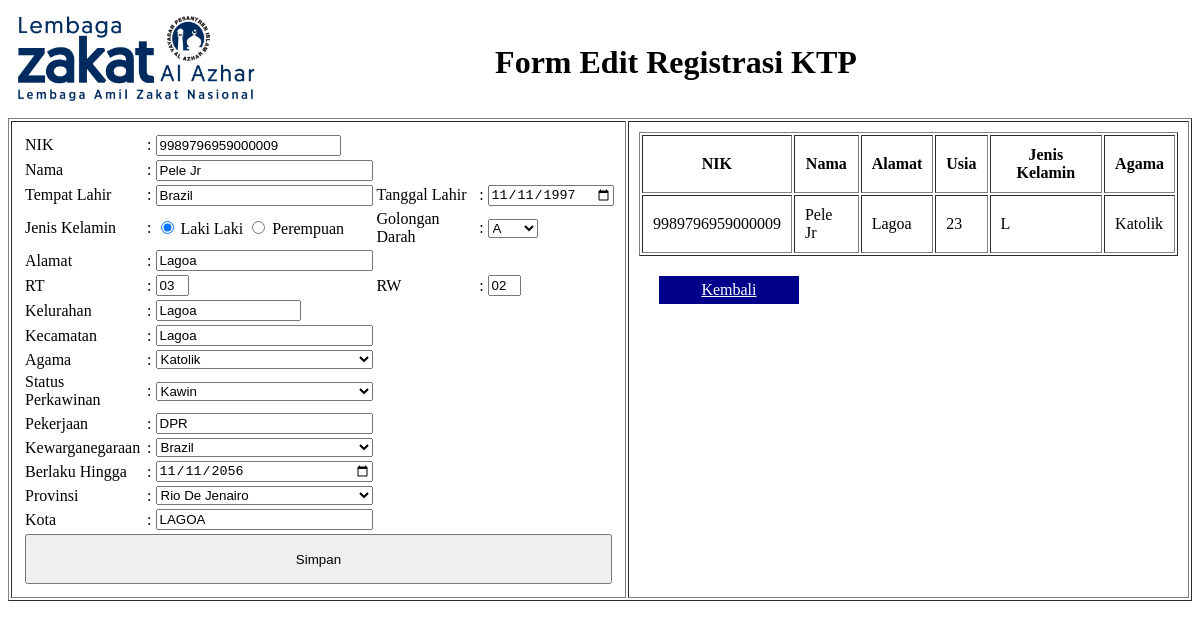
The page /edit.php?NIK=9989796959000009 on the database its author committed.
### tables this page shows
CREATE TABLE `dataKtps` (
  `NIK` varchar(16) NOT NULL,
  `Nama` varchar(50) DEFAULT NULL,
  `tempatLahir` varchar(20) DEFAULT NULL,
  `tanggalLahir` date DEFAULT NULL,
  `jenisKelamin` varchar(1) DEFAULT NULL,
  `golonganDarah` varchar(2) DEFAULT NULL,
  `alamat` varchar(200) DEFAULT NULL,
  `rt` varchar(5) DEFAULT NULL,
  `rw` varchar(5) DEFAULT NULL,
  `kelurahan` varchar(100) DEFAULT NULL,
  `kecamatan` varchar(100) DEFAULT NULL,
  `statusPerkawinan` varchar(50) DEFAULT NULL,
  `agama` varchar(10) DEFAULT NULL,
  `pekerjaan` varchar(20) DEFAULT NULL,
  `id_negara` varchar(10) DEFAULT NULL,
  `berlakuhingga` date DEFAULT NULL,
  `id_provinsi` varchar(20) DEFAULT NULL,
  `id_kota` varchar(20) DEFAULT NULL,
  `foto` varchar(20) DEFAULT NULL,
  `tandaTangan` blob DEFAULT NULL,
  `tanggalPembuatan` date DEFAULT NULL
);

### edit.php (the view, shortened to what this page needs)
<?php
$connect = mysqli_connect("localhost","ilham","ilham","dbKTP");
$NIK = $_GET['NIK'];
$sql = "SELECT *, year(CURRENT_DATE())-year(tanggalLahir) AS usia FROM dataKtps
WHERE NIK=$NIK LIMIT 7";
$query = mysqli_query($connect, $sql);
$ktp = mysqli_fetch_assoc($query);
?>
<!DOCTYPE html>
<html lang="en">
<head>
</head>
<body>
    <table style="width: 100%;"  >
        <tr>
            <td>
                <img src="logo.png" width="250">
            </td>
            <td><h1>Form Edit Registrasi KTP</h1></td>
        </tr>
    </table>
    <table border="1"  cellpadding="10">
        <tr>
            <td >
                <table border="0">
                <form action="proses-edit.php" method="POST" enctype="multipart/form-data">
                    <tr>
                        <td> <label>NIK</label>  </td>
                        <td> <label>:</label>    </td>
                        <td> <input name="NIK" type="number" size="24" value ="<?php echo $ktp['NIK']; ?>" readonly> </td>
                    </tr>
                    <tr>
                        <td> <label>Nama</label>  </td>
                        <td> <label>:</label>    </td>
                        <td> <input  name="Nama" type="text" size="24"
                        value ="<?php echo $ktp['Nama']; ?>"> </td>
                    </tr>
                    <tr>
                        <td> <label>Tempat Lahir</label>  </td>
                        <td> <label>:</label>    </td>
                        <td> <input  name="tempatLahir" type="text" size="24" value ="<?php echo $ktp['tempatLahir'] ?>"></td>
                        <td> <label>Tanggal Lahir</label>  </td>
                        <td> <label>:</label>    </td>
                        <td> <input  name="tanggalLahir" type="date" style="width: 98%;" value ="<?php echo $ktp['tanggalLahir'] ?>"> </td>
                    </tr>
                    <tr>
                        <td> <label>Jenis Kelamin</label>  </td>
                        <td> <label>:</label>    </td><?php $jenisKelamin = $ktp['jenisKelamin']; ?>
                        <td> <input  <?php echo ($jenisKelamin == 'L') ? "checked": "" ?>  type="radio" size="24" name="jenisKelamin" value="L"> <label>Laki Laki</label>
                            <input  <?php echo ($jenisKelamin == 'P') ? "checked": "" ?>  type="radio" size="24" value="P" name="jenisKelamin"> <label>Perempuan</label>
                        </td>
                        <td> <label>Golongan Darah</label>  </td>
                        <td> <label>:</label>    </td>
                        <td>  <?php $golonganDarah = $ktp['golonganDarah']; ?>
                        <select id="txtgoldarah" name="golonganDarah" style="width: 50px;">
                            <option <?php echo ($golonganDarah == 'A') ? "selected": "" ?> value="A">A</option>
                          </select>
                        </td>
                    </tr>
                    <tr>
                        <td> <label>Alamat</label>  </td>
                        <td> <label>:</label>    </td>
                        <td> <input  name="alamat" type="text" size="24" value ="<?php echo $ktp['alamat'] ?>"> </td>
                    </tr>
                    <tr>
                        <td> <label>RT</label>  </td>
                        <td> <label>:</label>    </td>
                        <td> <input  name="rt" type="text" size="1" value ="<?php echo $ktp['rt']; ?>"> </td>
                        <td> <label>RW</label>  </td>
                        <td> <label>:</label>    </td>
                        <td> <input  name="rw" type="text" size="1" value ="<?php echo $ktp['rw']; ?>"> </td>
                    </tr>
                    <tr>
                        <td> <label>Kelurahan</label>  </td>
                        <td> <label>:</label>    </td>
                        <td> <input name="kelurahan" type="text" size="15" value ="<?php echo $ktp['kelurahan']; ?>"> </td>
                    </tr>
                    <tr>
                        <td background> <label>Kecamatan</label>  </td>
                        <td> <label>:</label>    </td>
                        <td> <input  name="kecamatan" type="text" size="24" value ="<?php echo $ktp['kecamatan']; ?>"> </td>
                    </tr>
                    <tr>
                        <td> <label>Agama</label>  </td>
                        <td> <label>:</label>    </td>
                        <?php $agama = $ktp['agama']; ?>
                        <td> <select  name="agama" style="width: 100%;">
                            <option <?php echo ($agama == 'Katolik') ? "selected": "" ?>  value="Katolik">Katolik</option>
                          </select>
                        </td>
                    </tr>
                    <tr>
                        <td> <label>Status Perkawinan</label>  </td>
                        <td> <label>:</label>    </td>
                        <?php $statusPerkawinan = $ktp['statusPerkawinan']; ?>
                        <td>
                        <select  name="statusPerkawinan" style="width: 100%;">
                            <option  <?php echo ($statusPerkawinan == 'Kawin') ? "selected": "" ?> value="Kawin">Kawin</option>
                          </select>
                         </td>
                    </tr>
                    <tr>
                        <td> <label>Pekerjaan</label>  </td>
                        <td> <label>:</label>    </td>
                        <td> <input  name="pekerjaan" type="text" size="24" value ="<?php echo $ktp['pekerjaan']; ?>"> </td>
                    </tr>
                    <tr>
                        <td> <label>Kewarganegaraan</label>  </td>
                        <td> <label>:</label>    </td>
                        <?php $id_negara = $ktp['id_negara']; ?>
                        <td>
                        <select name="id_negara" style="width: 100%;">
                            <option  <?php echo ($id_negara == 'BZL') ? "selected": "" ?> value="BZL">Brazil</option>
                          </select> </td>
                    </tr>
                    <tr>
                        <td> <label>Berlaku Hingga</label>  </td>
                        <td> <label>:</label>    </td>
                        <td> <input name="berlakuhingga" type="date" style="width: 98%;" value ="<?php echo $ktp['berlakuhingga']; ?>"> </td>
                    </tr>
                    <tr>
                        <td> <label>Provinsi</label>  </td>
                        <td> <label>:</label>    </td>
                        <?php $id_provinsi = $ktp['id_provinsi']; ?>
                        <td>
                        <select name="id_provinsi" style="width: 100%;">
                             <option <?php echo ($id_provinsi == 'RIO') ? "selected": "" ?> value="RIO" >Rio De Jenairo</option>
                          </select></td>
                    </tr>
                    <tr>
                        <td> <label>Kota</label>  </td>
                        <td> <label>:</label>    </td>
                        <td> <input  name="id_kota" type="text" size="24" value ="<?php echo $ktp['id_kota']; ?>">
                     </td>
                    </tr>
                    <tr>
                        <td colspan="6">
                    <input type="submit" value="Simpan" name="daftar" style="width: 100%; height: 50px;" />
                        </td>
                    </tr>
                </form>
                </table>
            </td>
            <td style="vertical-align: top;"  >
               <table id="tblID" border="1" style="width: 100%;" cellpadding="10">
                   <tr>
                       <th>NIK</th>
                       <th>Nama</th>
                       <th>Alamat</th>
                       <th>Usia</th>
                       <th>Jenis Kelamin</th>
                       <th>Agama</th>
                   </tr>
                   <?php
                    echo "<tr>
                    <td>".$ktp['NIK']."</td>
                    <td>".$ktp['Nama']."</td>
                    <td>".$ktp['alamat']."</td>
                    <td>".$ktp['usia']."</td>
                    <td>".$ktp['jenisKelamin']."</td>
                    <td>".$ktp['agama']."</td>
                    </tr>";
                   ?>
               </table>
                   <div class="btn"><a href="index.php" style=" color: white;">Kembali</a></div>
            </td>
        </tr>
    </table>
</body>
</html>

### edit.php (style rules this page uses)
.btn { padding : 5px 20px; background : darkblue; margin : 20px; width : 100px; text-align: center; }

### rows shown on the page
dataktps: NIK "9989796959000009", Nama "Pele Jr", tempatLahir "Brazil", tanggalLahir "11/11/1997", jenisKelamin "☑", golonganDarah "A", alamat "Lagoa", rt "03", rw "02", kelurahan "Lagoa", kecamatan "Lagoa", agama "Katolik", statusPerkawinan "Kawin", pekerjaan "DPR", id_negara "Brazil", berlakuhingga "11/11/2056", id_provinsi "Rio De Jenairo", id_kota "LAGOA", jenisKelamin "L"

### other values the page prints
$ktp['usia'] "23"
